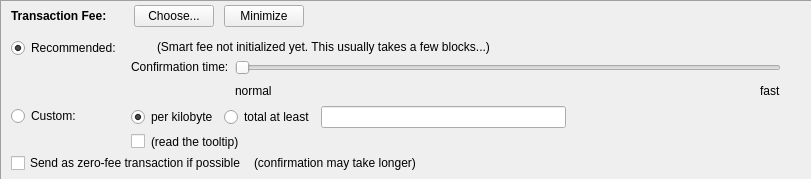
    <widget class="QFrame" name="frameFee">
     <property name="sizePolicy">
      <sizepolicy hsizetype="Expanding" vsizetype="Expanding">
       <horstretch>0</horstretch>
       <verstretch>0</verstretch>
      </sizepolicy>
     </property>
     <property name="maximumSize">
      <size>
       <width>16777215</width>
       <height>16777215</height>
      </size>
     </property>
     <property name="frameShape">
      <enum>QFrame::Panel</enum>
     </property>
     <property name="frameShadow">
      <enum>QFrame::Sunken</enum>
     </property>
     <layout class="QVBoxLayout" name="verticalLayoutFee1">
      <property name="spacing">
       <number>0</number>
      </property>
      <property name="leftMargin">
       <number>0</number>
      </property>
      <property name="topMargin">
       <number>0</number>
      </property>
      <property name="rightMargin">
       <number>0</number>
      </property>
      <property name="bottomMargin">
       <number>0</number>
      </property>
      <item>
       <layout class="QVBoxLayout" name="verticalLayoutFee2" stretch="0,0,0">
        <property name="spacing">
         <number>0</number>
        </property>
        <property name="leftMargin">
         <number>10</number>
        </property>
        <property name="topMargin">
         <number>0</number>
        </property>
        <item>
         <layout class="QHBoxLayout" name="horizontalLayoutFee1">
          <property name="bottomMargin">
           <number>0</number>
          </property>
          <item>
           <layout class="QVBoxLayout" name="verticalLayoutFee7">
            <property name="spacing">
             <number>0</number>
            </property>
            <item>
             <spacer name="verticalSpacerSmartFee">
              <property name="orientation">
               <enum>Qt::Vertical</enum>
              </property>
              <property name="sizeType">
               <enum>QSizePolicy::Fixed</enum>
              </property>
              <property name="sizeHint" stdset="0">
               <size>
                <width>1</width>
                <height>4</height>
               </size>
              </property>
             </spacer>
            </item>
            <item>
             <layout class="QHBoxLayout" name="horizontalLayoutSmartFee">
              <property name="spacing">
               <number>10</number>
              </property>
              <item>
               <widget class="QLabel" name="labelFeeHeadline">
                <property name="sizePolicy">
                 <sizepolicy hsizetype="Preferred" vsizetype="Maximum">
                  <horstretch>0</horstretch>
                  <verstretch>0</verstretch>
                 </sizepolicy>
                </property>
                <property name="font">
                 <font>
                  <weight>75</weight>
                  <bold>true</bold>
                 </font>
                </property>
                <property name="styleSheet">
                 <string notr="true">font-weight:bold;</string>
                </property>
                <property name="text">
                 <string>Transaction Fee:</string>
                </property>
               </widget>
              </item>
              <item>
               <widget class="QLabel" name="labelFeeMinimized">
                <property name="text">
                 <string/>
                </property>
               </widget>
              </item>
              <item>
               <widget class="QPushButton" name="buttonChooseFee">
                <property name="styleSheet">
                 <string notr="true"/>
                </property>
                <property name="text">
                 <string>Choose...</string>
                </property>
               </widget>
              </item>
              <item>
               <widget class="QPushButton" name="buttonMinimizeFee">
                <property name="toolTip">
                 <string>collapse fee-settings</string>
                </property>
                <property name="styleSheet">
                 <string notr="true"/>
                </property>
                <property name="text">
                 <string>Minimize</string>
                </property>
               </widget>
              </item>
             </layout>
            </item>
            <item>
             <spacer name="verticalSpacer_5">
              <property name="orientation">
               <enum>Qt::Vertical</enum>
              </property>
              <property name="sizeHint" stdset="0">
               <size>
                <width>1</width>
                <height>1</height>
               </size>
              </property>
             </spacer>
            </item>
           </layout>
          </item>
          <item>
           <spacer name="horizontalSpacer_4">
            <property name="orientation">
             <enum>Qt::Horizontal</enum>
            </property>
            <property name="sizeHint" stdset="0">
             <size>
              <width>40</width>
              <height>20</height>
             </size>
            </property>
           </spacer>
          </item>
         </layout>
        </item>
        <item>
         <widget class="QFrame" name="frameFeeSelection">
          <layout class="QVBoxLayout" name="verticalLayoutFee12">
           <property name="spacing">
            <number>0</number>
           </property>
           <property name="leftMargin">
            <number>0</number>
           </property>
           <property name="topMargin">
            <number>0</number>
           </property>
           <property name="rightMargin">
            <number>0</number>
           </property>
           <property name="bottomMargin">
            <number>0</number>
           </property>
           <item>
            <layout class="QGridLayout" name="gridLayoutFee">
             <property name="topMargin">
              <number>10</number>
             </property>
             <property name="bottomMargin">
              <number>4</number>
             </property>
             <property name="horizontalSpacing">
              <number>10</number>
             </property>
             <property name="verticalSpacing">
              <number>4</number>
             </property>
             <item row="1" column="1">
              <layout class="QVBoxLayout" name="verticalLayoutFee8">
               <property name="spacing">
                <number>6</number>
               </property>
               <item>
                <layout class="QHBoxLayout" name="horizontalLayoutFee13">
                 <item>
                  <widget class="QRadioButton" name="radioCustomPerKilobyte">
                   <property name="toolTip">
                    <string>If the custom fee is set to 1000 satoshis and the transaction is only 250 bytes, then &quot;per kilobyte&quot; only pays 250 satoshis in fee, while &quot;at least&quot; pays 1000 satoshis. For transactions bigger than a kilobyte both pay by kilobyte.</string>
                   </property>
                   <property name="text">
                    <string>per kilobyte</string>
                   </property>
                   <property name="checked">
                    <bool>true</bool>
                   </property>
                   <attribute name="buttonGroup">
                    <string notr="true">groupCustomFee</string>
                   </attribute>
                  </widget>
                 </item>
                 <item>
                  <widget class="QRadioButton" name="radioCustomAtLeast">
                   <property name="toolTip">
                    <string>If the custom fee is set to 1000 satoshis and the transaction is only 250 bytes, then &quot;per kilobyte&quot; only pays 250 satoshis in fee, while &quot;total at least&quot; pays 1000 satoshis. For transactions bigger than a kilobyte both pay by kilobyte.</string>
                   </property>
                   <property name="text">
                    <string>total at least</string>
                   </property>
                   <attribute name="buttonGroup">
                    <string notr="true">groupCustomFee</string>
                   </attribute>
                  </widget>
                 </item>
                 <item>
                  <widget class="BitcoinAmountField" name="customFee"/>
                 </item>
                 <item>
                  <spacer name="horizontalSpacer_6">
                   <property name="orientation">
                    <enum>Qt::Horizontal</enum>
                   </property>
                   <property name="sizeHint" stdset="0">
                    <size>
                     <width>1</width>
                     <height>1</height>
                    </size>
                   </property>
                  </spacer>
                 </item>
                </layout>
               </item>
               <item>
                <layout class="QHBoxLayout" name="horizontalLayoutFee8">
                 <item>
                  <widget class="QCheckBox" name="checkBoxMinimumFee">
                   <property name="toolTip">
                    <string>Paying only the minimum fee is just fine as long as there is less transaction volume than space in the blocks. But be aware that this can end up in a never confirming transaction once there is more demand for runner transactions than the network can process.</string>
                   </property>
                   <property name="text">
                    <string/>
                   </property>
                  </widget>
                 </item>
                 <item>
                  <widget class="QLabel" name="labelMinFeeWarning">
                   <property name="enabled">
                    <bool>true</bool>
                   </property>
                   <property name="toolTip">
                    <string>Paying only the minimum fee is just fine as long as there is less transaction volume than space in the blocks. But be aware that this can end up in a never confirming transaction once there is more demand for runner transactions than the network can process.</string>
                   </property>
                   <property name="text">
                    <string>(read the tooltip)</string>
                   </property>
                   <property name="margin">
                    <number>5</number>
                   </property>
                  </widget>
                 </item>
                 <item>
                  <spacer name="horizontalSpacer_2">
                   <property name="orientation">
                    <enum>Qt::Horizontal</enum>
                   </property>
                   <property name="sizeHint" stdset="0">
                    <size>
                     <width>1</width>
                     <height>1</height>
                    </size>
                   </property>
                  </spacer>
                 </item>
                </layout>
               </item>
              </layout>
             </item>
             <item row="0" column="0">
              <layout class="QVBoxLayout" name="verticalLayoutFee4" stretch="0,1">
               <item>
                <widget class="QRadioButton" name="radioSmartFee">
                 <property name="text">
                  <string>Recommended:</string>
                 </property>
                 <property name="checked">
                  <bool>true</bool>
                 </property>
                 <attribute name="buttonGroup">
                  <string notr="true">groupFee</string>
                 </attribute>
                </widget>
               </item>
               <item>
                <spacer name="verticalSpacer_2">
                 <property name="orientation">
                  <enum>Qt::Vertical</enum>
                 </property>
                 <property name="sizeHint" stdset="0">
                  <size>
                   <width>1</width>
                   <height>1</height>
                  </size>
                 </property>
                </spacer>
               </item>
              </layout>
             </item>
             <item row="1" column="0">
              <layout class="QVBoxLayout" name="verticalLayoutFee9" stretch="0,1">
               <item>
                <widget class="QRadioButton" name="radioCustomFee">
                 <property name="text">
                  <string>Custom:</string>
                 </property>
                 <attribute name="buttonGroup">
                  <string notr="true">groupFee</string>
                 </attribute>
                </widget>
               </item>
               <item>
                <spacer name="verticalSpacer_6">
                 <property name="orientation">
                  <enum>Qt::Vertical</enum>
                 </property>
                 <property name="sizeHint" stdset="0">
                  <size>
                   <width>1</width>
                   <height>1</height>
                  </size>
                 </property>
                </spacer>
               </item>
              </layout>
             </item>
             <item row="0" column="1">
              <layout class="QVBoxLayout" name="verticalLayoutFee3" stretch="0,0,1">
               <property name="spacing">
                <number>6</number>
               </property>
               <property name="topMargin">
                <number>2</number>
               </property>
               <item>
                <layout class="QHBoxLayout" name="horizontalLayoutFee12">
                 <item>
                  <widget class="QLabel" name="labelSmartFee">
                   <property name="text">
                    <string/>
                   </property>
                   <property name="margin">
                    <number>2</number>
                   </property>
                  </widget>
                 </item>
                 <item>
                  <widget class="QLabel" name="labelFeeEstimation">
                   <property name="text">
                    <string/>
                   </property>
                  </widget>
                 </item>
                 <item>
                  <widget class="QLabel" name="labelSmartFee2">
                   <property name="text">
                    <string>(Smart fee not initialized yet. This usually takes a few blocks...)</string>
                   </property>
                   <property name="margin">
                    <number>2</number>
                   </property>
                  </widget>
                 </item>
                 <item>
                  <spacer name="horizontalSpacer_5">
                   <property name="orientation">
                    <enum>Qt::Horizontal</enum>
                   </property>
                   <property name="sizeHint" stdset="0">
                    <size>
                     <width>1</width>
                     <height>1</height>
                    </size>
                   </property>
                  </spacer>
                 </item>
                </layout>
               </item>
               <item>
                <layout class="QHBoxLayout" name="horizontalLayoutFee9">
                 <item>
                  <layout class="QVBoxLayout" name="verticalLayoutFee6">
                   <item>
                    <widget class="QLabel" name="labelSmartFee3">
                     <property name="text">
                      <string>Confirmation time:</string>
                     </property>
                     <property name="margin">
                      <number>2</number>
                     </property>
                    </widget>
                   </item>
                   <item>
                    <spacer name="verticalSpacer_3">
                     <property name="orientation">
                      <enum>Qt::Vertical</enum>
                     </property>
                     <property name="sizeHint" stdset="0">
                      <size>
                       <width>1</width>
                       <height>1</height>
                      </size>
                     </property>
                    </spacer>
                   </item>
                  </layout>
                 </item>
                 <item>
                  <layout class="QVBoxLayout" name="verticalLayoutFee5">
                   <property name="rightMargin">
                    <number>30</number>
                   </property>
                   <item>
                    <widget class="QSlider" name="sliderSmartFee">
                     <property name="minimum">
                      <number>0</number>
                     </property>
                     <property name="maximum">
                      <number>24</number>
                     </property>
                     <property name="pageStep">
                      <number>1</number>
                     </property>
                     <property name="value">
                      <number>0</number>
                     </property>
                     <property name="orientation">
                      <enum>Qt::Horizontal</enum>
                     </property>
                     <property name="invertedAppearance">
                      <bool>false</bool>
                     </property>
                     <property name="invertedControls">
                      <bool>false</bool>
                     </property>
                     <property name="tickPosition">
                      <enum>QSlider::NoTicks</enum>
                     </property>
                    </widget>
                   </item>
                   <item>
                    <layout class="QHBoxLayout" name="horizontalLayoutFee10">
                     <item>
                      <widget class="QLabel" name="labelSmartFeeNormal">
                       <property name="text">
                        <string>normal</string>
                       </property>
                      </widget>
                     </item>
                     <item>
                      <spacer name="horizontalSpacer_3">
                       <property name="orientation">
                        <enum>Qt::Horizontal</enum>
                       </property>
                       <property name="sizeHint" stdset="0">
                        <size>
                         <width>40</width>
                         <height>20</height>
                        </size>
                       </property>
                      </spacer>
                     </item>
                     <item>
                      <widget class="QLabel" name="labelSmartFeeFast">
                       <property name="text">
                        <string>fast</string>
                       </property>
                      </widget>
                     </item>
                    </layout>
                   </item>
                  </layout>
                 </item>
                </layout>
               </item>
               <item>
                <spacer name="verticalSpacer_4">
                 <property name="orientation">
                  <enum>Qt::Vertical</enum>
                 </property>
                 <property name="sizeHint" stdset="0">
                  <size>
                   <width>1</width>
                   <height>1</height>
                  </size>
                 </property>
                </spacer>
               </item>
              </layout>
             </item>
            </layout>
           </item>
           <item>
            <layout class="QHBoxLayout" name="horizontalLayoutFee5" stretch="0,0,0">
             <property name="spacing">
              <number>8</number>
             </property>
             <property name="bottomMargin">
              <number>4</number>
             </property>
             <item>
              <widget class="QCheckBox" name="checkBoxFreeTx">
               <property name="text">
                <string>Send as zero-fee transaction if possible</string>
               </property>
              </widget>
             </item>
             <item>
              <widget class="QLabel" name="labelFreeTx">
               <property name="text">
                <string>(confirmation may take longer)</string>
               </property>
               <property name="margin">
                <number>5</number>
               </property>
              </widget>
             </item>
             <item>
              <spacer name="horizontalSpacerFee5">
               <property name="orientation">
                <enum>Qt::Horizontal</enum>
               </property>
               <property name="sizeHint" stdset="0">
                <size>
                 <width>1</width>
                 <height>1</height>
                </size>
               </property>
              </spacer>
             </item>
            </layout>
           </item>
           <item>
            <spacer name="verticalSpacerFee2">
             <property name="orientation">
              <enum>Qt::Vertical</enum>
             </property>
             <property name="sizeHint" stdset="0">
              <size>
               <width>1</width>
               <height>1</height>
              </size>
             </property>
            </spacer>
           </item>
          </layout>
         </widget>
        </item>
        <item>
         <spacer name="verticalSpacerFee">
          <property name="orientation">
           <enum>Qt::Vertical</enum>
          </property>
          <property name="sizeHint" stdset="0">
           <size>
            <width>800</width>
            <height>1</height>
           </size>
          </property>
         </spacer>
        </item>
       </layout>
      </item>
     </layout>
    </widget>
